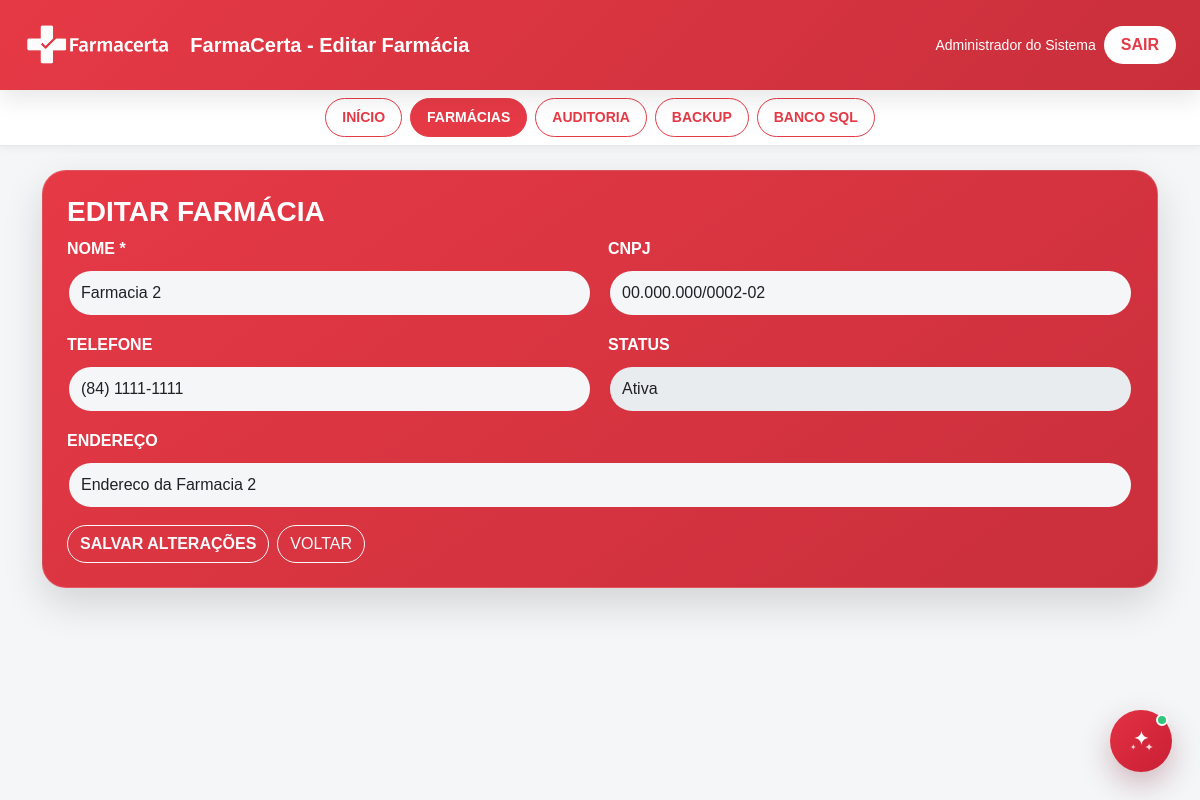
Screenshot of /administrador/editarfarmacia.php?id=2 (signed in) with the database file from the repository.
### tables this page shows
CREATE TABLE farmacias (
    id INT AUTO_INCREMENT PRIMARY KEY,
    nome VARCHAR(100) NOT NULL,
    cnpj VARCHAR(20), telefone VARCHAR(20), endereco VARCHAR(255),
    ativo TINYINT(1) NOT NULL DEFAULT 1,
    criado_em DATETIME NOT NULL DEFAULT CURRENT_TIMESTAMP
);

### administrador/editarfarmacia.php (the view, shortened to what this page needs)
<?php
require_once __DIR__ . '/../gerente/conexaoDB.php';
require_once __DIR__ . '/cabecalhoadmin.php';
$id = (int) ($_GET['id'] ?? $_POST['id'] ?? 0);
$sql = 'SELECT * FROM farmacias WHERE id = ?';
$stmt = mysqli_prepare($conexao, $sql);
mysqli_stmt_bind_param($stmt, 'i', $id);
mysqli_stmt_execute($stmt);
$resultado = mysqli_stmt_get_result($stmt);
$farmacia = mysqli_fetch_assoc($resultado);
?>
<!DOCTYPE html>
<html lang="pt-BR">
<head>
</head>
<body>
    <main class="container py-4">
        <section class="card card-brand rounded-4 p-4">
            <h2 class="h3 fw-bold">EDITAR FARMÁCIA</h2>
            <form method="POST" class="row g-3">
                <div class="col-12 col-md-6">
                    <label class="form-label fw-bold">NOME *</label>
                    <input class="form-control" type="text" name="nome" value="<?php echo htmlspecialchars($farmacia['nome']); ?>" required>
                </div>
                <div class="col-12 col-md-6">
                    <label class="form-label fw-bold">CNPJ</label>
                    <input class="form-control" type="text" name="cnpj" value="<?php echo htmlspecialchars($farmacia['cnpj']); ?>">
                </div>
                <div class="col-12 col-md-6">
                    <label class="form-label fw-bold">TELEFONE</label>
                    <input class="form-control" type="text" name="telefone" value="<?php echo htmlspecialchars($farmacia['telefone']); ?>">
                </div>
                <div class="col-12 col-md-6">
                    <label class="form-label fw-bold">STATUS</label>
                    <input class="form-control" type="text" value="<?php echo $farmacia['ativo'] ? 'Ativa' : 'Inativa'; ?>" disabled>
                </div>
                <div class="col-12">
                    <label class="form-label fw-bold">ENDEREÇO</label>
                    <input class="form-control" type="text" name="endereco" value="<?php echo htmlspecialchars($farmacia['endereco']); ?>">
                </div>
                <div class="col-12 d-flex flex-wrap gap-2">
                    <button class="btn btn-outline-light rounded-pill fw-bold" type="submit">SALVAR ALTERAÇÕES</button>
                    <a class="btn btn-outline-light rounded-pill" href="farmacias.php">VOLTAR</a>
                </div>
            </form>
        </section>
    </main>
</body>
</html>

### assets/css/tema.css (style rules this page uses)
:root { --fc-primary: #e63946; --fc-primary-dark: #c92f3b; --fc-background: #f4f6f8; --fc-surface: #ffffff; --fc-text: #202124; --fc-text-light: #6b7280; --fc-border: #e5e7eb; --fc-danger: #b42318; --fc-danger-dark: #8f1d14; --fc-success: #218c5a; --fc-warning: #c47a00; --fc-debito: #3974c5; --fc-credito: #9255bd; --fc-pix: #ff9f1c; --bs-primary: #e63946; --bs-primary-rgb: 230, 57, 70; --bs-danger: #b42318; --bs-danger-rgb: 180, 35, 24; --bs-success: #218c5a; --bs-warning: #c47a00; --bs-body-bg: #f4f6f8; --bs-body-color: #202124; --bs-secondary-color: #6b7280; --bs-border-color: #e5e7eb; --bs-link-color: #e63946; --bs-link-hover-color: #c92f3b; --bs-font-sans-serif: Arial, Helvetica, sans-serif; --bs-body-font-family: Arial, Helvetica, sans-serif; --bs-border-radius: 10px; --bs-border-radius-sm: 10px; --bs-border-radius-lg: 24px; --bs-border-radius-xl: 24px; --bs-border-radius-pill: 50rem; --bs-focus-ring-color: rgba(230, 57, 70, 0.35); }
html { scroll-behavior: smooth; }
body { min-height: 100vh; background: var(--fc-background); color: var(--fc-text); }
.card-brand { background: linear-gradient(145deg, var(--fc-primary), var(--fc-primary-dark)); color: #fff; border: 1px solid rgba(255, 255, 255, 0.15); box-shadow: 0 16px 40px rgba(0, 0, 0, 0.14); }
.card-brand h1, .card-brand h2, .card-brand h3, .card-brand label, .card-brand p, .card-brand .form-label { color: #fff; }
.card-brand .form-control, .card-brand .form-select { min-height: 3rem; border: 2px solid transparent; border-radius: var(--bs-border-radius-pill); }

### rows the page displays
farmacias: nome "Farmacia 2", cnpj "00.000.000/0002-02", telefone "(84) 1111-1111", ativo "Ativa", endereco "Endereco da Farmacia 2"

### other values shown
$titulo "FarmaCerta - Editar Farmácia"
$nome "Administrador do Sistema"
